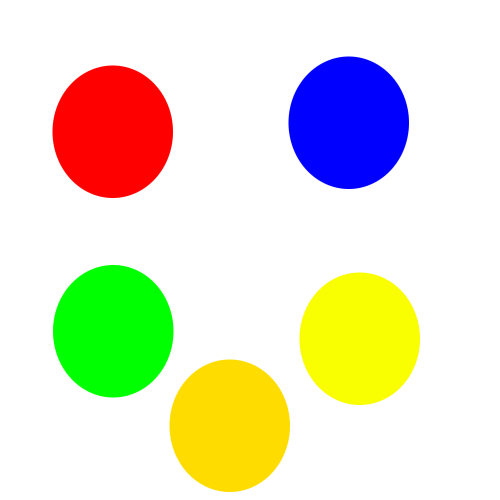
#> input picture study/study1/study1.4/test3.png, 1000 x 1000 px (shown at 1/2 size)
$ python study1.4.3.py   (Python 2 division)
#> lines starting #> are read from the running program, lines starting #| are printed output that depends on the picture; after the words box and inside, x2 and y2 are one past the last pixel; in counts of white or black regions, pixels touching at a corner belong together
#coding=utf-8
#
# 形态学：对象计数

'''
形态学（或数学形态学）是度量和分析基本形状的图像处理方法的基本框架与集合。
形态学通常用于处理二值图像，但是也能够用于灰度图像。二值图像是指图像的每
个像素只能取两个值，通常是0 和1。二值图像通常是，在计算物体的数目，或者
度量其大小时，对一幅图像进行阈值化后的结果。你可以从http://en.wikipedia.org/
wiki/Mathematical_morphology 大体了解形态学及其处理图像的方式。
'''
from PIL import Image
from numpy import *
from scipy.ndimage import measurements,morphology
import pylab as plb
# 载入图像，然后使用阈值化操作，以保证处理的图像为二值图像
im = array(Image.open('test3.png').convert('L'))
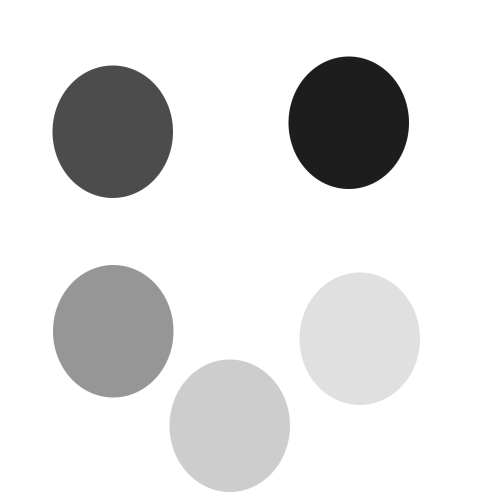
#> im: shape (1000, 1000) (shown at 1/2 size); min 29, max 255, mean 225.4
im = 1*(im<225)#暂时还不太清楚其所以然，0.0
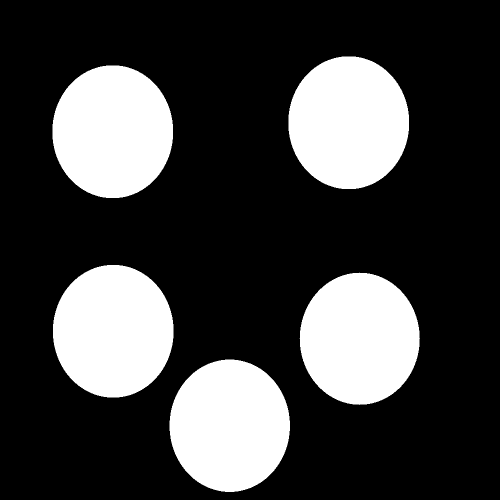
#> im: shape (1000, 1000) int64 (shown at 1/2 size); values 0 (black) and 1 (white), 25.1% white; 5 white regions, box (x1, y1, x2, y2) and area: (577, 113, 818, 378) 50517, (105, 131, 346, 396) 50481, (106, 530, 347, 795) 50373, (339, 719, 580, 984) 50045, (599, 545, 840, 810) 49641
labels, nbr_objects = measurements.label(im)
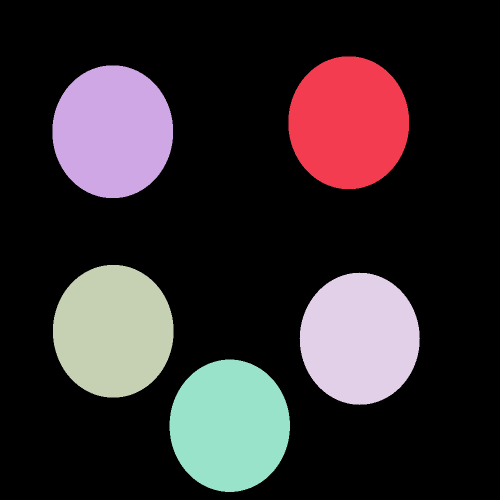
#> labels: shape (1000, 1000) int32 (shown at 1/2 size); 6 distinct labels, from 0 to 5; one colour per label, 0 black
#> nbr_objects = 5
print "Number of objects:", nbr_objects
#| Number of objects: 5


'''
imgLabels = Image.fromarray(labels)
imgLabels.show()
'''
#形态学的开操作，iterations=5进行五次
im_open = morphology.binary_opening(im,ones((2,2)),iterations=5)
#> im_open: shape (1000, 1000) bool; 25.1% white; 5 white regions, box (x1, y1, x2, y2) and area: (577, 113, 818, 378) 50517, (105, 131, 346, 396) 50481, (106, 530, 347, 795) 50373, (339, 719, 580, 984) 50045, (600, 546, 839, 809) 49637
labels_open, nbr_objects_open = measurements.label(im_open)
#> labels_open: shape (1000, 1000) int32; 6 distinct labels, from 0 to 5
#> nbr_objects_open = 5
print "Number of objects:", nbr_objects_open
#| Number of objects: 5
plb.gray()

plb.title('counter = ' + str(nbr_objects_open))
plb.imshow(labels_open)
plb.show()
